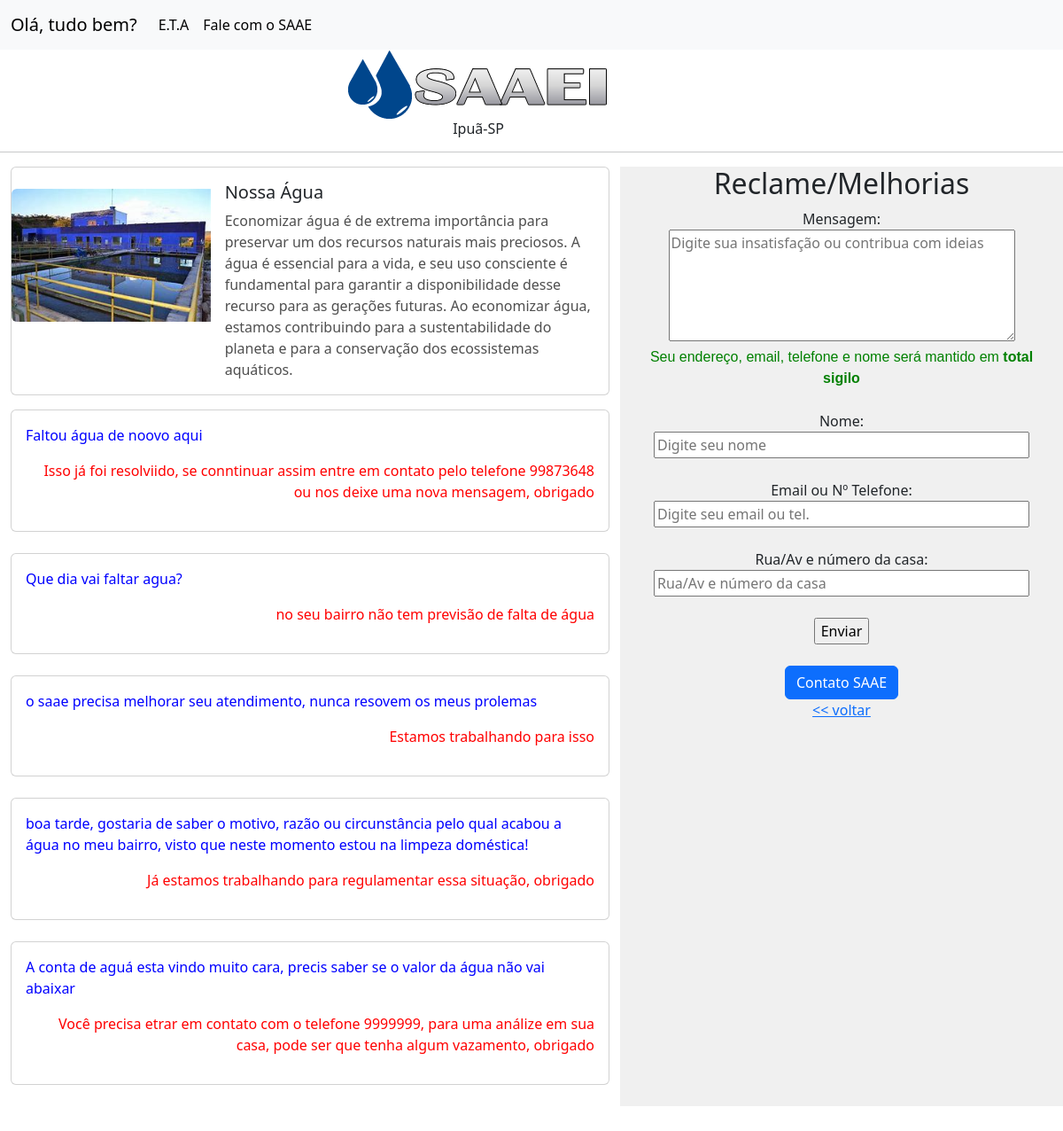
The app's page /index/ with its own data.
### pagina_inicial/models.py (models this page shows, shortened)
class Aviso(models.Model):
    foto = models.ImageField(upload_to='aviso_images')
    titulo = models.CharField(max_length=50)
    texto = models.TextField()

class Reclame(models.Model):
    mensagem = models.TextField()
    nome = models.CharField(max_length=100)
    rua = models.CharField(max_length=50)
    email_ou_tel = models.CharField(max_length=30)
    boolean = models.BooleanField(default=False)
    resposta = models.CharField(max_length=300)

### pagina_inicial/views.py (the view, shortened to what this page needs)
# urls.py: path('index/', views.index, name='index'),
def index(request):
    if request.method == 'GET':
        postagem = Aviso.objects.all()
        publicar_reclame = Reclame.objects.filter(boolean=True).order_by('-id')[:10]
        return render(request, 'index.html', {'postagem': postagem, 'publicar_reclame': publicar_reclame})

### pagina_inicial/templates/index.html (shortened to what this page needs)
{% load static %}
<!doctype html>
<html lang="pt-BR">
<head>
    <link rel="stylesheet" href="{% static 'pagina_inicial/css/index.css' %}">
    <link href="https://cdn.jsdelivr.net/npm/bootstrap@5.3.0/dist/css/bootstrap.min.css" rel="stylesheet"
>
</head>
<body>
<nav class="navbar navbar-expand-lg bg-body-tertiary">
  <div class="container-fluid">
    <a class="navbar-brand" href="#">Olá, tudo bem?</a>
    <div class="collapse navbar-collapse" id="navbarSupportedContent">
      <ul class="navbar-nav me-auto mb-2 mb-lg-0">
        <li class="nav-item">
          <a class="nav-link active" aria-current="page" href="/eta/">E.T.A</a>
        </li>
        <li class="nav-item">
          <a class="nav-link active" aria-current="page" href="#fale_com_o_saae">Fale com o SAAE</a>
        </li>
          </ul>
    </div>
  </div>
</nav>
    <div class="img_logo">
        <img src="{% static 'pagina_inicial/img/img_saae_logo.png' %}">
        <h6>Ipuã-SP</h6>
    </div>
    <hr>
    <div class="container-fluid">
        <div class="row">
            <div class="col-md-7 coluna1">
               {% for aviso in postagem %}
<div class="card mb-3" style="max-width: 765px;">
  <div class="row g-0">
    <div class="col-md-4"><br>
      {% if aviso.foto %}
        <center><img src="{{ aviso.foto.url }}" class="img-fluid rounded-start" alt="Imagem do Aviso"></center>
       {% endif %}
    </div>
    <div class="col-md-8">
      <div class="card-body">
        <h5 class="card-title">{{ aviso.titulo }}</h5>
        <p class="card-text">{{ aviso.texto }}</p>
      </div>
    </div>
  </div>
</div>
{% endfor %}
    {% for reclame in publicar_reclame %}
                <div class="card">
  <div class="card-body">
    <p class="pergunta-card">{{ reclame.mensagem }}</p>
    <p class="resposta-card">{{ reclame.resposta }}</p>
  </div>
</div>
<br>
    {% endfor %}
            </div>
            <div class="col-md-5 coluna2">
                <div class="div-form">
                    <h2>Reclame/Melhorias</h2>
                    <form action="{% url 'index' %}" method="post">{% csrf_token %}<div id="fale_com_o_saae"></div>
                        <label for="mensagem">Mensagem:</label><br>
                        <textarea id="mensagem" name="mensagem" placeholder="Digite sua insatisfação ou contribua com ideias"
                            rows="5" cols="40"></textarea>
                        <br>
                        <div class="seu_nome_sigilo">
                            Seu endereço, email, telefone e nome será mantido em <b>total sigilo</b>
                        </div>
                        <br>
                        <label for="nome">Nome:</label><br>
                        <input type="text" id="nome" name="nome" placeholder="Digite seu nome" size="40"><br><br>
                        <label for="rua">Email ou Nº Telefone:</label><br>
                        <input type="text" id="email_ou_tel" name="email_ou_tel" placeholder="Digite seu email ou tel." size="40"><br><br>
                        <label for="rua">Rua/Av e número da casa:</label><br>
                        <input type="text" id="rua" name="rua" placeholder="Rua/Av e número da casa" size="40"><br><br>
                        <input type="submit" name="btn" value="Enviar"><br><br>
                    </form>
                </div>
<center>
<button class="btn btn-primary" data-bs-target="#exampleModalToggle" data-bs-toggle="modal">Contato SAAE</button>
</center>
                <div clas="voltar">
                    <center><a href="#"> << voltar </a></center>
                </div>
            </div>
        </div>
    </div>
        <br><br><br><br><br><br><br>
</body>
</html>

### templates/static/pagina_inicial/css/index.css (style rules this page uses)
.img_logo { text-align: center; width: 90%; }
.coluna1 { background-color: #ffffff; }
.coluna2 { background-color: #f0f0f0; }
.div-form { text-align: center; }
.seu_nome_sigilo { font-family: Verdana, Arial, sans-serif; color: green; }
.pergunta-card { color: blue; }
.resposta-card { text-align: right; color: red; }
.card-text { color: #4f4f4f; }

### records on screen
Aviso: foto (picture), titulo "Nossa Água", texto "Economizar água é de extrema importância para preservar um dos recursos naturais mais preciosos. A água é essencial para a vida, e seu uso consciente é fundamental para garantir a disponibilidade desse recurso para as gerações futuras. Ao economizar água, estamos contribuindo para a sustentabilidade do planeta e para a conservação dos ecossistemas aquáticos."
Reclame: mensagem "Faltou água de noovo aqui", resposta "Isso já foi resolviido, se conntinuar assim entre em contato pelo telefone 99873648 ou nos deixe uma nova mensagem, obrigado"
Reclame: mensagem "Que dia vai faltar agua?", resposta "no seu bairro não tem previsão de falta de água"
Reclame: mensagem "o saae precisa melhorar seu atendimento, nunca resovem os meus prolemas", resposta "Estamos trabalhando para isso"
Reclame: mensagem "boa tarde, gostaria de saber o motivo, razão ou circunstância pelo qual acabou a água no meu bairro, visto que neste momento estou na limpeza doméstica!", resposta "Já estamos trabalhando para regulamentar essa situação, obrigado"
Reclame: mensagem "A conta de aguá esta vindo muito cara, precis saber se o valor da água não vai abaixar", resposta "Você precisa etrar em contato com o telefone 9999999, para uma análize em sua casa, pode ser que tenha algum vazamento, obrigado"
